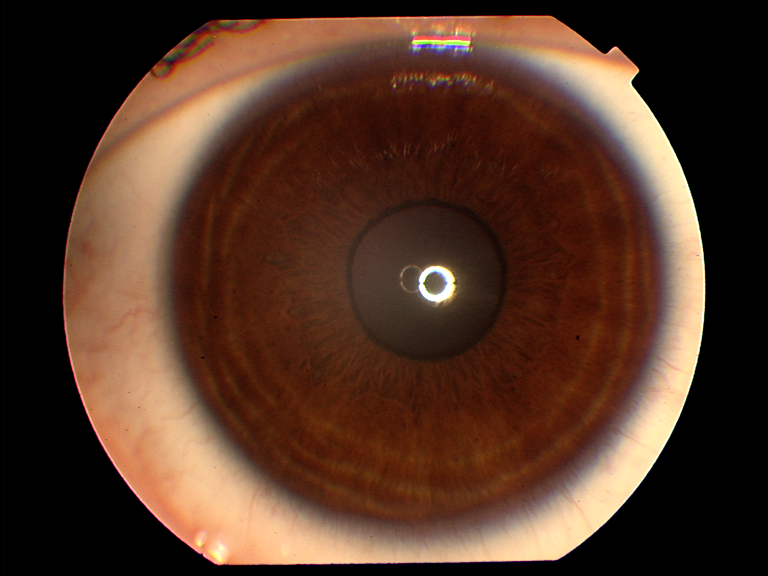
#> input picture TestAndMethods/Sharpness/test/044R_3.png, 768 x 576 px, found by its file name
$ python hist.py
#> lines starting #> are read from the running program, lines starting #| are printed output that depends on the picture
import numpy as np
import cv2 as cv
from matplotlib import pyplot as plt

img = cv.imread('../044R_3.png')
#> img is the input picture: shape (576, 768, 3); mean B, G, R 37.6, 52.9, 82.3
cv.imshow("../044R_3.png", img)
color = ('b','g','r')
for i,col in enumerate(color):
    histr = cv.calcHist([img],[i],None,[256],[0,256])
    plt.plot(histr,color = col)
    plt.xlim([0,256])
plt.show()
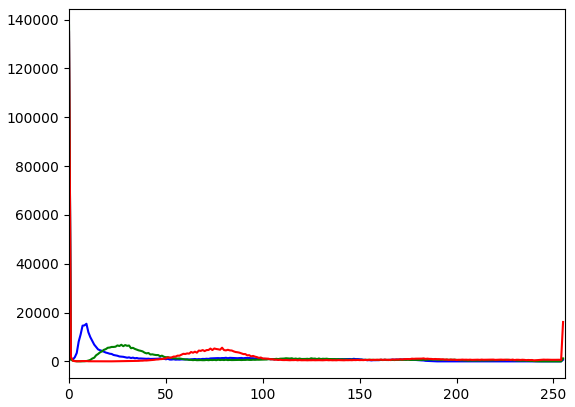
#> figure drawn by matplotlib, 1 panel; curve peaks at x = 0, y = 135060; curve peaks at x = 0, y = 137590; curve peaks at x = 0, y = 135004

$ run again, with TestAndMethods/Sharpness/test/016R_3.png copied over TestAndMethods/Sharpness/test/044R_3.png
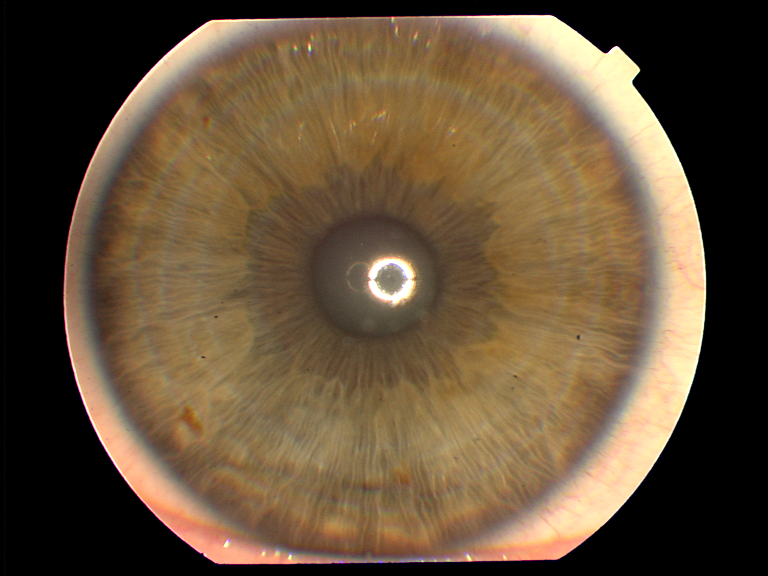
#> input picture TestAndMethods/Sharpness/test/016R_3.png, 768 x 576 px, found by its file name
#> img is the input picture: shape (576, 768, 3); mean B, G, R 57.4, 80.9, 100.5
#> `plt.show()`:
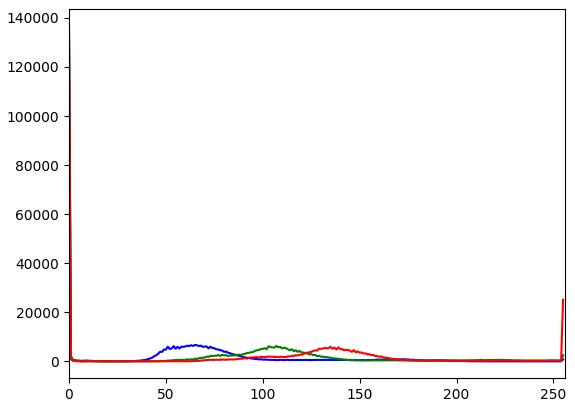
#> figure drawn by matplotlib, 1 panel; curve peaks at x = 0, y = 132317; curve peaks at x = 0, y = 136949; curve peaks at x = 0, y = 134330

$ run again, with TestAndMethods/Sharpness/test/019R_2.png copied over TestAndMethods/Sharpness/test/044R_3.png
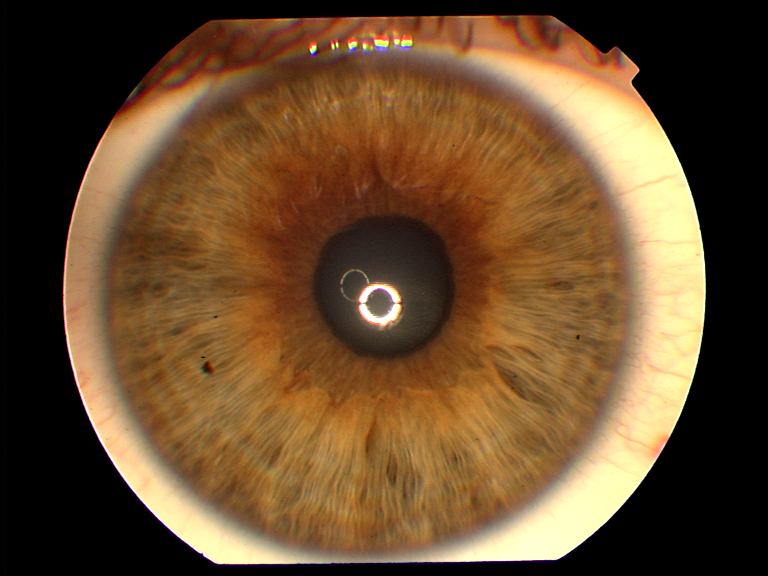
#> input picture TestAndMethods/Sharpness/test/019R_2.png, 768 x 576 px, found by its file name
#> img is the input picture: shape (576, 768, 3); mean B, G, R 45.5, 75.6, 104.2
#> `plt.show()`:
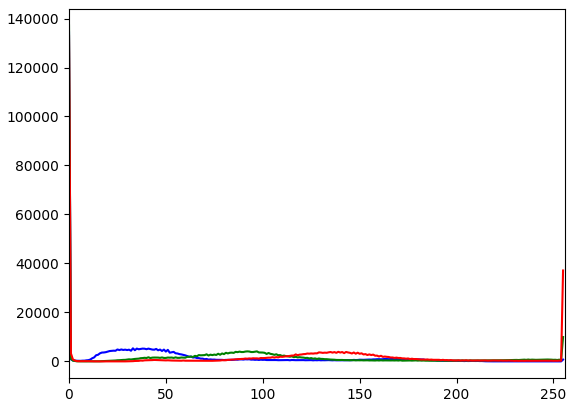
#> figure drawn by matplotlib, 1 panel; curve peaks at x = 0, y = 134339; curve peaks at x = 0, y = 137194; curve peaks at x = 0, y = 132890

$ run again, with TestAndMethods/Sharpness/test/027R_3.png copied over TestAndMethods/Sharpness/test/044R_3.png
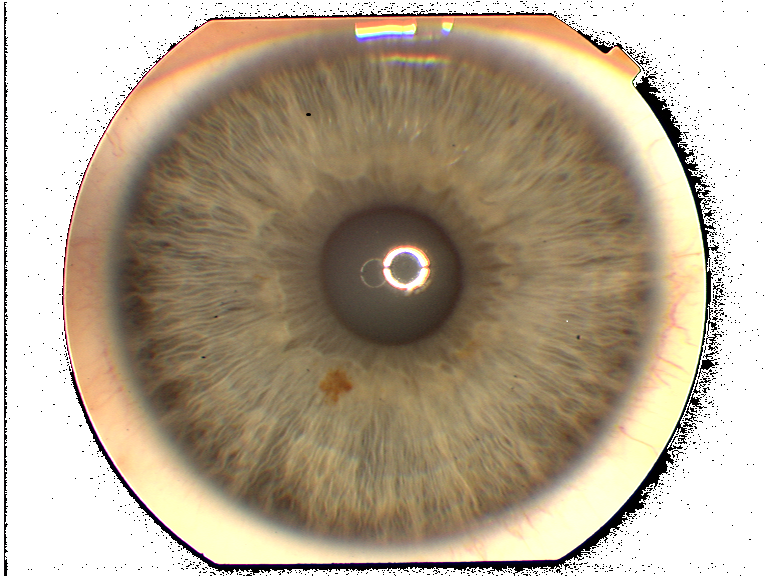
#> input picture TestAndMethods/Sharpness/test/027R_3.png, 768 x 576 px, found by its file name
#> img is the input picture: shape (576, 768, 3); mean B, G, R 144.6, 165.9, 180.8
#> `plt.show()`:
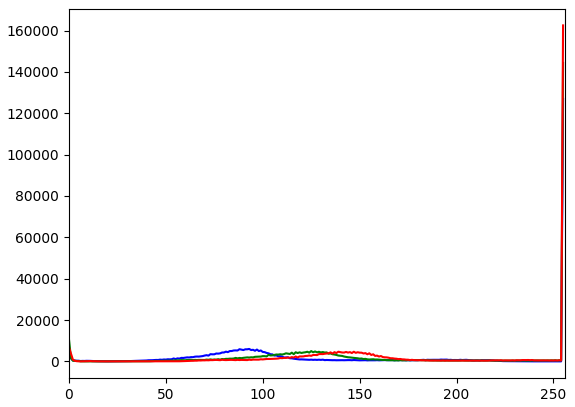
#> figure drawn by matplotlib, 1 panel; curve peaks at x = 255, y = 126934; curve peaks at x = 255, y = 144342; curve peaks at x = 255, y = 162495
